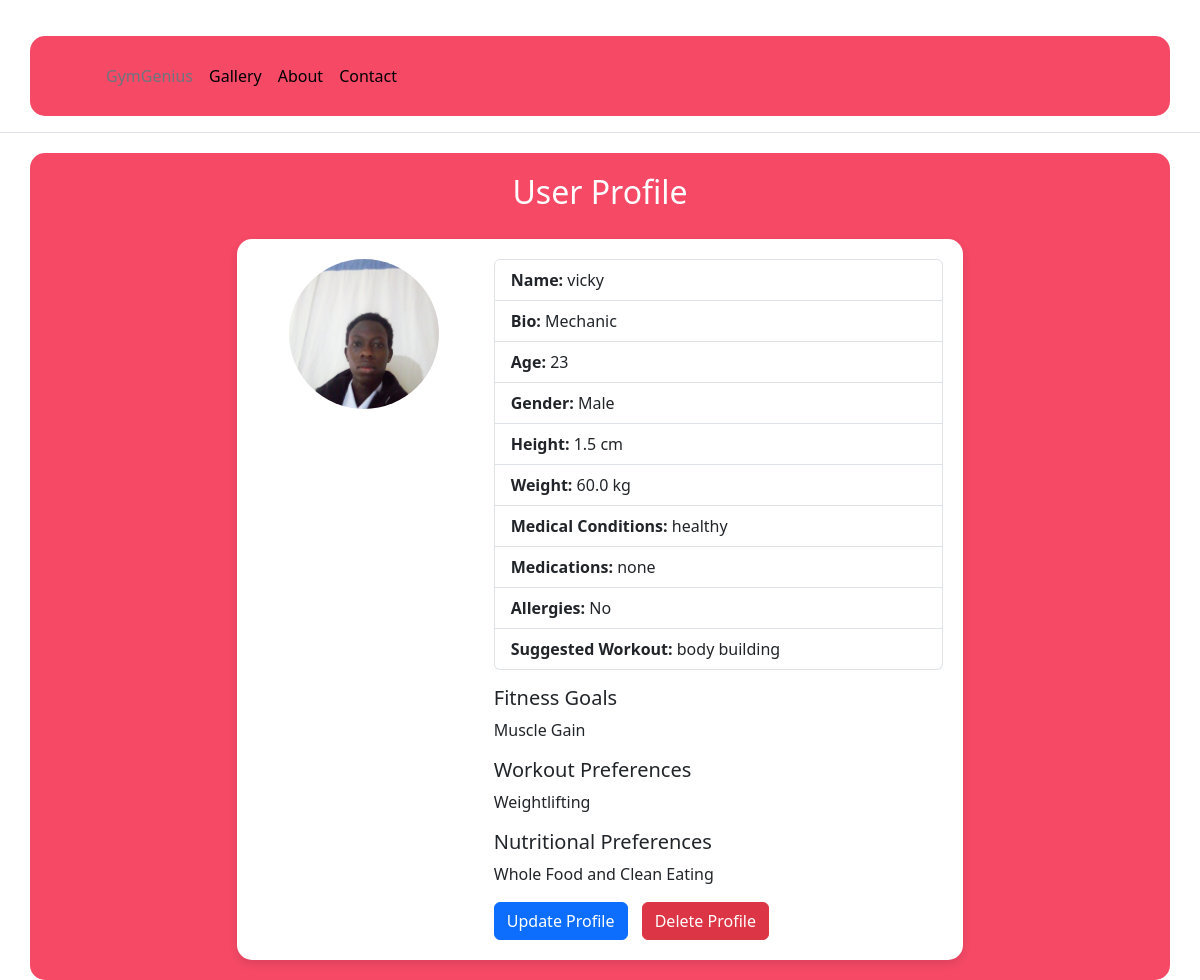
The page /profile/ (signed in) on the database as committed earlier.
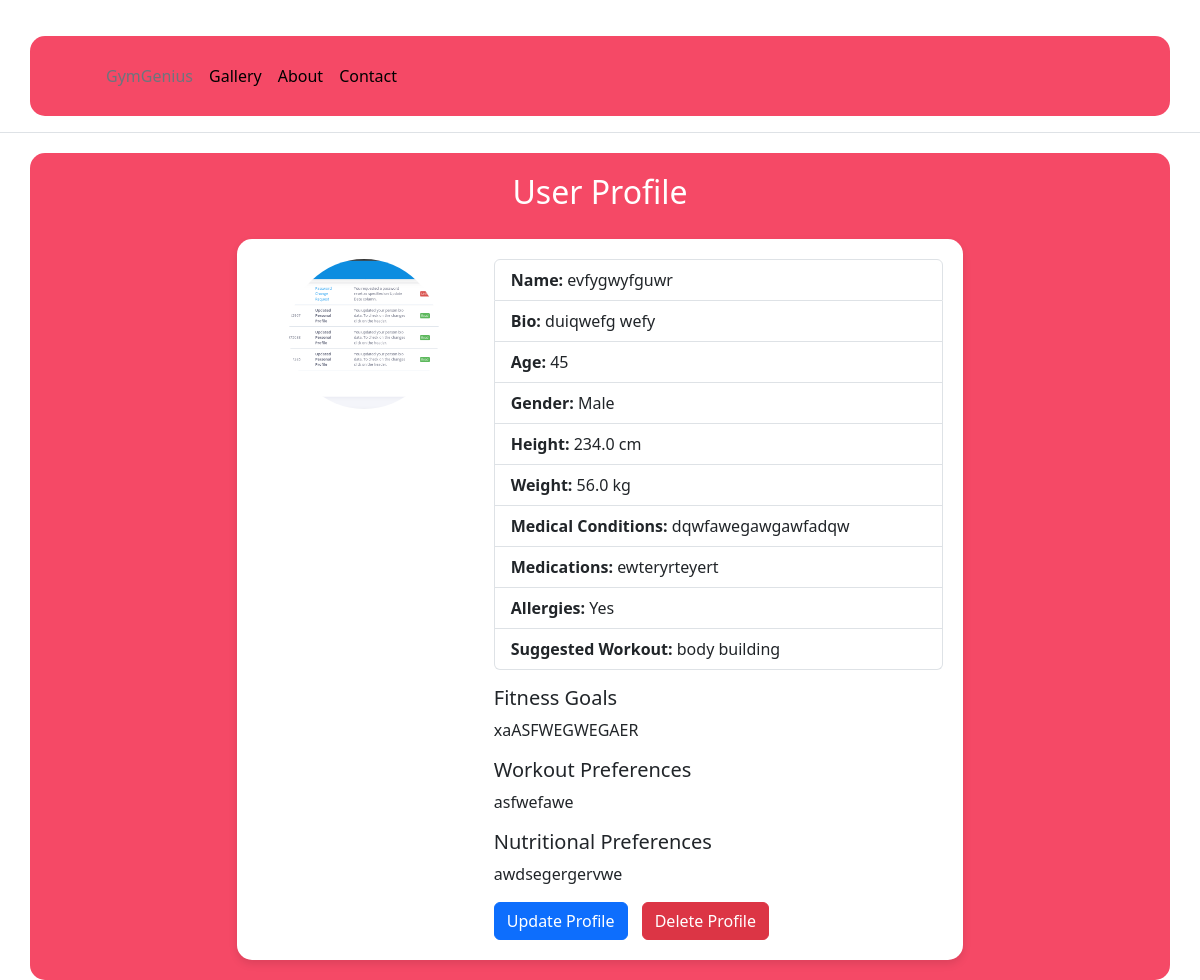
The same page on the database as committed later.
### FitMate/models.py (models this page shows, shortened)
class UserProfile(models.Model):
    user = models.OneToOneField(User, on_delete=models.CASCADE)
    name= models.CharField(max_length=50)
    bio = models.TextField(blank=True)
    profile_picture = models.ImageField(upload_to='profile_pictures/', blank=True, null=True)
    fitness_level = models.CharField(
        max_length=20,
        choices=[
            ('Beginner', 'Beginner'),
            ('Intermediate', 'Intermediate'),
            ('Advanced', 'Advanced'),
        ],
        blank=True
    )
    fitness_goals = models.TextField(blank=True)
    workout_preferences = models.TextField(blank=True)
    nutritional_preferences = models.TextField(blank=True)
    age = models.IntegerField(blank=True, null=True)
    gender = models.CharField(
        max_length=10,
        choices=[
            ('Male', 'Male'),
            ('Female', 'Female'),
            ('Other', 'Other'),
        ],
        blank=True
    )
    height = models.FloatField(blank=True, null=True)
    weight = models.FloatField(blank=True, null=True)
    medical_conditions = models.TextField(blank=True)
    medications = models.TextField(blank=True)
    allergies = models.BooleanField(default=False)
    suggested_workout = models.CharField(max_length=50, blank=True, null=True)

### FitMate/views.py (the view)
# urls.py: path('profile/', views.view_profile, name='profile'),  # Updated URL pattern for view_profile
@login_required
def view_profile(request):
    try:
        profile = request.user.userprofile
        return render(request, 'profile.html', {'profile': profile})
    except UserProfile.DoesNotExist:
        return redirect('create_profile')

### templates/profile.html (shortened to what this page needs)
{% load static %}
{% include 'navbar.html' %}
<!DOCTYPE html>
<html>
<head>
    {% load bootstrap5 %}
    {% bootstrap_css %}
</head>
<body>
    {% block content %}
    <div class="container">
        <h2 class="text-center text-white">User Profile</h2>
        <div class="row justify-content-center">
            <div class="col-md-8">
                <div class="profile-card">
                    <div class="row">
                        <div class="col-md-4 text-center">
                            <img src="{{ profile.profile_picture.url }}" alt="Profile Picture">
                        </div>
                        <div class="col-md-8">
                            <ul class="list-group">
                                <li class="list-group-item"><strong>Name:</strong> {{ profile.name }}</li>
                                <li class="list-group-item"><strong>Bio:</strong> {{ profile.bio }}</li>
                                <li class="list-group-item"><strong>Age:</strong> {{ profile.age }}</li>
                                <li class="list-group-item"><strong>Gender:</strong> {{ profile.get_gender_display }}</li>
                                <li class="list-group-item"><strong>Height:</strong> {{ profile.height }} cm</li>
                                <li class="list-group-item"><strong>Weight:</strong> {{ profile.weight }} kg</li>
                                <li class="list-group-item"><strong>Medical Conditions:</strong> {{ profile.medical_conditions }}</li>
                                <li class="list-group-item"><strong>Medications:</strong> {{ profile.medications }}</li>
                                <li class="list-group-item"><strong>Allergies:</strong> {% if profile.allergies %}Yes{% else %}No{% endif %}</li>
                                <li class="list-group-item"><strong>Suggested Workout:</strong> {{ profile.suggested_workout }}</li>
                            </ul>
                            <div class="mt-3">
                                <h5>Fitness Goals</h5>
                                <p>{{ profile.fitness_goals }}</p>
                            </div>
                            <div class="mt-3">
                                <h5>Workout Preferences</h5>
                                <p>{{ profile.workout_preferences }}</p>
                            </div>
                            <div class="mt-3">
                                <h5>Nutritional Preferences</h5>
                                <p>{{ profile.nutritional_preferences }}</p>
                            </div>
                            <div class="mt-3">
                                <a href="{% url 'update_profile'  %}" class="btn btn-primary">Update Profile</a>
                                <a href="{% url 'delete_profile' profile.pk %}" class="btn btn-danger">Delete Profile</a>
                            </div>
                        </div>
                    </div>
                </div>
            </div>
        </div>
    </div>
    {% endblock %}
</body>
</html>

Rows that differ between the two databases and show on the page:
removed UserProfile: profile_picture (picture), name "vicky", bio "Mechanic", age "23", gender "Male", height "1.5", weight "60.0", medical_conditions "healthy", medications "none", suggested_workout "body building", fitness_goals "Muscle Gain", workout_preferences "Weightlifting", nutritional_preferences "Whole Food and Clean Eating"
added UserProfile: profile_picture (picture), name "evfygwyfguwr", bio "duiqwefg wefy", age "45", gender "Male", height "234.0", weight "56.0", medical_conditions "dqwfawegawgawfadqw", medications "ewteryrteyert", suggested_workout "body building", fitness_goals "xaASFWEGWEGAER", workout_preferences "asfwefawe", nutritional_preferences "awdsegergervwe"
Other text that changed with them:
text no longer shown: "No"
text now shown: "Yes"
